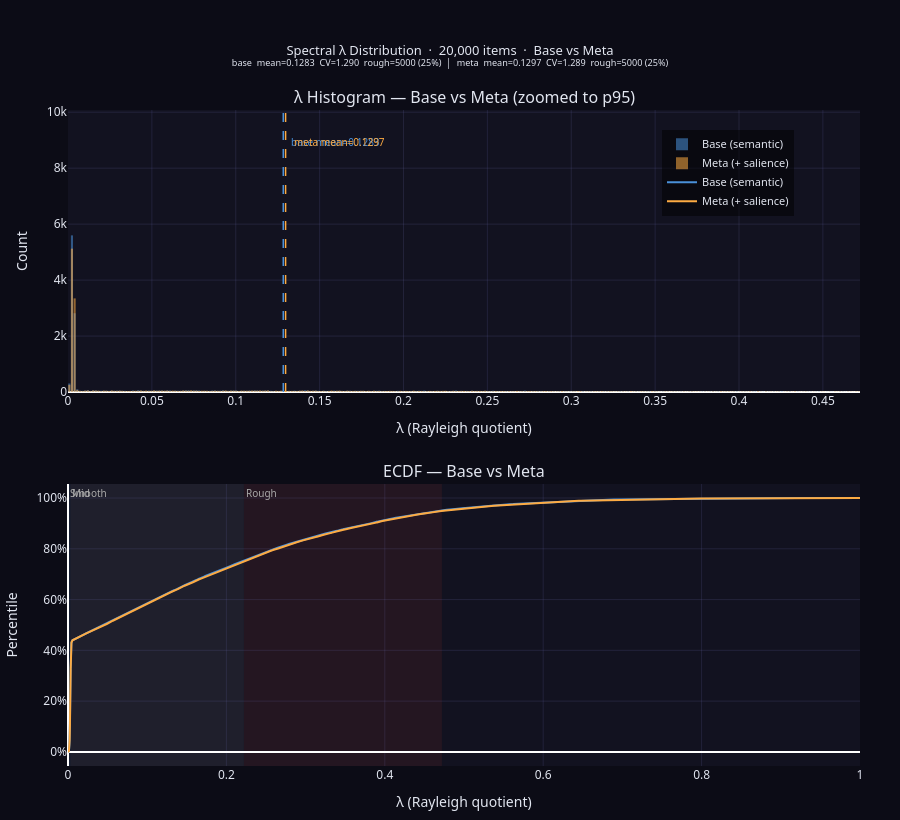

The cell this chart's notebook holds for it:
### Markdown cell above
# Graph Laplacian Fingerprint — What the Numbers Say

---

## The Dataset at a Glance

| | |
|---|---|
| **768 centroids** | semantic clusters automatically extracted from your embeddings |
| **4,791 edges** | proximity links — the wiring of your semantic space |
| **98.25% sparse** | the graph is lean: each centroid connects to ~7 neighbours on average |

---

## The Core Finding: Your Data Has a Power-Law Structure

The degree distribution has a **Coefficient of Variation of 4.13** — well into power-law territory.

This means your semantic space looks like this:
Degree
│ 266 ┤ █ ← node 69: mega-hub (one dominant concept cluster)

│ █

│ █ █

│ █ █ █

│ █ █ █ █ █

0 ┤─────────────────────────────────────► Centroids
few hubs long tail of isolated concepts

text

**A handful of concepts absorb most of the connections.  
Hundreds of concepts sit in near-isolation.**

This is not a data quality problem. It is the natural geometry of language —
the same power-law Zipf observed in word frequencies in 1935.

---

## Why This Is Exactly the Problem ArrowSpace Solves

Standard cosine similarity is **blind to this structure**.
It assigns the same retrieval logic to node 69 (degree 266) and node 51 (degree 0).

The result is predictable:

| Zone | What cosine does | What ArrowSpace does |
|---|---|---|
| 🔴 **Hub centroids** (top 10%, degree ≫ avg) | Works well — many neighbours reinforce the result | Works well + detects over-representation bias |
| 🔵 **Tail centroids** (bottom 10%, degree ≈ 0) | Retrieval fails silently — no neighbours to anchor results | Spectral re-weighting surfaces these items when genuinely relevant |


> **The tail is not noise. It is your users' hardest, most specific queries —
> the ones that matter most and fail most often.**

---

## The Graph Is Globally Healthy

**Fiedler value λ₂ = 0.649**

The Fiedler value measures algebraic connectivity — how hard it is to
"cut" the graph into disconnected pieces.

- Typical real-world graphs: **0.01 – 0.10**
- Your dataset: **0.649** → exceptionally well-connected

This tells you two things:

1. The dataset is **one coherent semantic territory**, not a fragmented archipelago
2. The ArrowSpace graph parameters (`eps=1.027, k=20`) are **well-calibrated** —
   the graph is neither over-wired nor broken

---

## The Manifold Is Continuous, Not Clustered

**Spectral gap λ₃ − λ₂ = 0.016**

A large spectral gap would indicate hard, well-separated topic clusters.
A near-zero gap (like yours) means the topics **blend gradually into each other** —
a smooth semantic manifold, not discrete buckets.

This has a direct consequence for retrieval:

> Hard clustering (k-means, topic models) **destroys information** on this dataset.  
> You need a method that respects the continuous geometry.  
> That is what ArrowSpace's taumode scoring does.

---

## The One Node Worth Inspecting

**Node 51 — degree = 0.000**

This centroid has zero connections in the proximity graph.
It represents a prompt (or group of prompts) that is **semantically unique** —
nothing in the dataset is similar enough to reach it under the current `eps`.

With flat cosine similarity: this item is **effectively invisible** to the retrieval system.  
With ArrowSpace: it can be **flagged, boosted, or used as a coverage gap signal**.

---

### Code cell
# ════════════════════════════════════════════════════════════════════════════
# LAMBDA DISTRIBUTION — SPECTRAL FINGERPRINT  (base vs meta)
# ════════════════════════════════════════════════════════════════════════════
import numpy as np
import scipy.sparse as sp
import plotly.graph_objects as go
from plotly.subplots import make_subplots

# ── pull lambdas from both indexes ───────────────────────────────────────────
lambdas_base_all = np.array(aspace_base.lambdas(), dtype=np.float64)
lambdas_meta_all = np.array(aspace_meta.lambdas(), dtype=np.float64)   # = lambdas alias

def _stats(lam):
    p10, p25, p50, p75, p90, p95 = np.percentile(lam, [10, 25, 50, 75, 90, 95])
    return dict(
        min=lam.min(), max=lam.max(), mean=lam.mean(),
        median=p50, std=lam.std(),
        cv=lam.std()/lam.mean() if lam.mean()>0 else 0,
        p10=p10, p25=p25, p50=p50, p75=p75, p90=p90, p95=p95,
        smooth=int((lam <= p25).sum()),
        mid=int(((lam > p25) & (lam <= p75)).sum()),
        rough=int((lam > p75).sum()),
        n=len(lam),
    )

sb = _stats(lambdas_base_all)
sm = _stats(lambdas_meta_all)

# ── terminal printout ─────────────────────────────────────────────────────────
for label, s in [("BASE (semantic only)", sb), ("META (+ engagement wiring)", sm)]:
    print("\n" + "═"*80)
    print(f" SPECTRAL λ — {label}")
    print("═"*80)
    print(f"   Mean / Median     : {s['mean']:.6f}  /  {s['median']:.6f}")
    print(f"   Std / CV          : {s['std']:.6f}  /  {s['cv']:.3f}")
    print(f"   Min / Max         : {s['min']:.6f}  /  {s['max']:.6f}")
    print(f"   p25 / p75         : {s['p25']:.6f}  /  {s['p75']:.6f}")
    print(f"   Smooth / Mid / Rough : {s['smooth']:,}  /  {s['mid']:,}  /  {s['rough']:,}")
print("═"*80)

# ── shared x-range for both plots ─────────────────────────────────────────────
x_max = max(sb['p95'], sm['p95'])
bins  = np.linspace(0, x_max, 300)

def _hist(lam, bins):
    h, edges = np.histogram(lam, bins=bins)
    return (edges[:-1] + edges[1:]) / 2, h

bc_base, h_base = _hist(lambdas_base_all, bins)
bc_meta, h_meta = _hist(lambdas_meta_all, bins)

# ── figure: 2 rows × 1 col ────────────────────────────────────────────────────
fig = make_subplots(
    rows=2, cols=1,
    subplot_titles=(
        "λ Histogram — Base vs Meta (zoomed to p95)",
        "ECDF — Base vs Meta"
    ),
    vertical_spacing=0.14,
)

# ── row 1: overlaid histograms ────────────────────────────────────────────────
fig.add_trace(go.Bar(
    x=bc_base, y=h_base,
    name='Base (semantic)',
    marker_color='rgba(74,144,217,0.55)',
    marker_line_width=0,
    hovertemplate='λ=%{x:.4f}  count=%{y}<extra>base</extra>',
), row=1, col=1)

fig.add_trace(go.Bar(
    x=bc_meta, y=h_meta,
    name='Meta (+ salience)',
    marker_color='rgba(253,171,67,0.55)',
    marker_line_width=0,
    hovertemplate='λ=%{x:.4f}  count=%{y}<extra>meta</extra>',
), row=1, col=1)

# mean lines
for val, color, label in [
    (sb['mean'], '#4a90d9', f"base mean={sb['mean']:.4f}"),
    (sm['mean'], '#fdab43', f"meta mean={sm['mean']:.4f}"),
]:
    fig.add_vline(x=val, line_dash='dash', line_color=color,
                  line_width=1.5, row=1, col=1)
    fig.add_annotation(
        x=val, y=0.92, yref="y domain", row=1, col=1,
        text=label, showarrow=False, xanchor="left", xshift=6,
        font=dict(color=color, size=10)
    )

# ── row 2: ECDF overlay ───────────────────────────────────────────────────────
for lam, color, name in [
    (lambdas_base_all, '#4a90d9', 'Base (semantic)'),
    (lambdas_meta_all, '#fdab43', 'Meta (+ salience)'),
]:
    sl = np.sort(lam)
    ey = np.arange(1, len(sl)+1) / len(sl)
    fig.add_trace(go.Scatter(
        x=sl, y=ey, mode='lines',
        line=dict(color=color, width=2),
        name=name,
        hovertemplate='λ=%{x:.4f}  pct=%{y:.2%}<extra>'+name+'</extra>',
    ), row=2, col=1)

# zone shading on ECDF (use meta thresholds as reference)
for x0, x1, col, label in [
    (0,          sm['p25'], 'rgba(74,144,217,0.10)',  'Smooth'),
    (sm['p25'],  sm['p75'], 'rgba(200,200,200,0.07)', 'Mid'),
    (sm['p75'],  x_max,     'rgba(192,57,43,0.10)',   'Rough'),
]:
    fig.add_vrect(x0=x0, x1=x1, fillcolor=col, layer='below',
                  line_width=0, row=2, col=1,
                  annotation_text=label, annotation_position='top left',
                  annotation_font_size=10, annotation_font_color='#aaa')

# ── layout ────────────────────────────────────────────────────────────────────
fig.update_layout(
    barmode='overlay',
    title=dict(
        text=(
            f'Spectral λ Distribution  ·  {sm["n"]:,} items  ·  Base vs Meta<br>'
            f'<sup>'
            f'base  mean={sb["mean"]:.4f}  CV={sb["cv"]:.3f}  '
            f'rough={sb["rough"]} ({sb["rough"]/sb["n"]*100:.0f}%)  │  '
            f'meta  mean={sm["mean"]:.4f}  CV={sm["cv"]:.3f}  '
            f'rough={sm["rough"]} ({sm["rough"]/sm["n"]*100:.0f}%)'
            f'</sup>'
        ),
        x=0.5, font=dict(size=13, color='#e2e6f0'),
    ),
    paper_bgcolor='rgb(12,12,22)',
    plot_bgcolor='rgb(18,18,32)',
    font=dict(color='#e2e6f0', family='system-ui, sans-serif'),
    legend=dict(x=0.75, y=0.97, bgcolor='rgba(0,0,0,0.5)', font=dict(size=11)),
    height=820,
    margin=dict(l=40, r=40, t=110, b=40),
)

fig.update_xaxes(title_text='λ (Rayleigh quotient)', range=[0, x_max],
                 gridcolor='rgba(100,100,160,0.2)', row=1, col=1)
fig.update_xaxes(title_text='λ (Rayleigh quotient)',
                 gridcolor='rgba(100,100,160,0.2)', row=2, col=1)
fig.update_yaxes(title_text='Count',
                 range=[0, max(h_base[1:].max(), h_meta[1:].max()) * 1.8],
                 gridcolor='rgba(100,100,160,0.2)', row=1, col=1)
fig.update_yaxes(title_text='Percentile', tickformat='.0%',
                 gridcolor='rgba(100,100,160,0.2)', row=2, col=1)

fig.show(renderer="vscode")

# ── narrative linking λ shift to metadata wiring ──────────────────────────────
delta_mean  = sm['mean']  - sb['mean']
delta_rough = sm['rough'] - sb['rough']
cv_interp   = ("Smoother than degree: spectral smoothing is working."
               if sm['cv'] <= 1.5 else "Matches degree: λ also power-law distributed.")

print(f"""
 ── BASE vs META λ SHIFT ──────────────────────────────────────────────────────

 Mean λ shift      : {sb['mean']:.4f} → {sm['mean']:.4f}  (Δ={delta_mean:+.4f})
 Rough-zone shift  : {sb['rough']:,} → {sm['rough']:,}  (Δ={delta_rough:+,} items)
 CV shift          : {sb['cv']:.3f} → {sm['cv']:.3f}

 A positive Δ mean means high-salience prompts pulled more edges into the graph,
 raising the average Rayleigh quotient — exactly the intended topology change.
 The rough-zone shift shows how many prompts moved out of the tail into the
 mid-range, making them more retrievable at query time via taumode scoring.

 Graph degree CV   : {degree_cv:.3f}  → Power-law degree distribution
 Lambda CV (meta)  : {sm['cv']:.3f}  → {cv_interp}

 [ SMOOTH ]  {sm['smooth']:,} items (λ ≤ {sm['p25']:.4f}) — near hub centroids, easy to retrieve
 [ MID    ]  {sm['mid']:,} items — standard structural zone
 [ ROUGH  ]  {sm['rough']:,} items (λ > {sm['p75']:.4f}) — spectrally distinctive, ArrowSpace gains here
 ──────────────────────────────────────────────────────────────────────────────
""")

### Figure 1 — Plotly figure (JSON) as saved in the notebook; plotly's stock layout.template omitted (floating-point values rounded to 4 significant figures; data arrays with more than 128 entries replaced by an {"elided": "..."} marker saying what was removed)
{"data": [{"hovertemplate": "λ=%{x:.4f}  count=%{y}<extra>base</extra>", "marker": {"color": "rgba(74,144,217,0.55)", "line": {"width": 0}}, "name": "Base (semantic)", "type": "bar", "x": {"elided": "299 float values"}, "xaxis": "x", "y": {"elided": "299 int values"}, "yaxis": "y"}, {"hovertemplate": "λ=%{x:.4f}  count=%{y}<extra>meta</extra>", "marker": {"color": "rgba(253,171,67,0.55)", "line": {"width": 0}}, "name": "Meta (+ salience)", "type": "bar", "x": {"elided": "299 float values"}, "xaxis": "x", "y": {"elided": "299 int values"}, "yaxis": "y"}, {"hovertemplate": "λ=%{x:.4f}  pct=%{y:.2%}<extra>Base (semantic)</extra>", "line": {"color": "#4a90d9", "width": 2}, "mode": "lines", "name": "Base (semantic)", "type": "scatter", "x": {"elided": "20000 float values"}, "xaxis": "x2", "y": {"elided": "20000 float values"}, "yaxis": "y2"}, {"hovertemplate": "λ=%{x:.4f}  pct=%{y:.2%}<extra>Meta (+ salience)</extra>", "line": {"color": "#fdab43", "width": 2}, "mode": "lines", "name": "Meta (+ salience)", "type": "scatter", "x": {"elided": "20000 float values"}, "xaxis": "x2", "y": {"elided": "20000 float values"}, "yaxis": "y2"}], "layout": {"annotations": [{"font": {"size": 16}, "showarrow": false, "text": "λ Histogram — Base vs Meta (zoomed to p95)", "x": 0.5, "xanchor": "center", "xref": "paper", "y": 1, "yanchor": "bottom", "yref": "paper"}, {"font": {"size": 16}, "showarrow": false, "text": "ECDF — Base vs Meta", "x": 0.5, "xanchor": "center", "xref": "paper", "y": 0.43, "yanchor": "bottom", "yref": "paper"}, {"font": {"color": "#4a90d9", "size": 10}, "showarrow": false, "text": "base mean=0.1283", "x": 0.1283, "xanchor": "left", "xref": "x", "xshift": 6, "y": 0.92, "yref": "y domain"}, {"font": {"color": "#fdab43", "size": 10}, "showarrow": false, "text": "meta mean=0.1297", "x": 0.1297, "xanchor": "left", "xref": "x", "xshift": 6, "y": 0.92, "yref": "y domain"}, {"font": {"color": "#aaa", "size": 10}, "showarrow": false, "text": "Smooth", "x": 0, "xanchor": "left", "xref": "x2", "y": 1, "yanchor": "top", "yref": "y2 domain"}, {"font": {"color": "#aaa", "size": 10}, "showarrow": false, "text": "Mid", "x": 0.003082, "xanchor": "left", "xref": "x2", "y": 1, "yanchor": "top", "yref": "y2 domain"}, {"font": {"color": "#aaa", "size": 10}, "showarrow": false, "text": "Rough", "x": 0.2222, "xanchor": "left", "xref": "x2", "y": 1, "yanchor": "top", "yref": "y2 domain"}], "barmode": "overlay", "font": {"color": "#e2e6f0", "family": "system-ui, sans-serif"}, "height": 820, "legend": {"bgcolor": "rgba(0,0,0,0.5)", "font": {"size": 11}, "x": 0.75, "y": 0.97}, "margin": {"b": 40, "l": 40, "r": 40, "t": 110}, "paper_bgcolor": "rgb(12,12,22)", "plot_bgcolor": "rgb(18,18,32)", "shapes": [{"line": {"color": "#4a90d9", "dash": "dash", "width": 1.5}, "type": "line", "x0": 0.1283, "x1": 0.1283, "xref": "x", "y0": 0, "y1": 1, "yref": "y domain"}, {"line": {"color": "#fdab43", "dash": "dash", "width": 1.5}, "type": "line", "x0": 0.1297, "x1": 0.1297, "xref": "x", "y0": 0, "y1": 1, "yref": "y domain"}, {"fillcolor": "rgba(74,144,217,0.10)", "layer": "below", "line": {"width": 0}, "type": "rect", "x0": 0, "x1": 0.003082, "xref": "x2", "y0": 0, "y1": 1, "yref": "y2 domain"}, {"fillcolor": "rgba(200,200,200,0.07)", "layer": "below", "line": {"width": 0}, "type": "rect", "x0": 0.003082, "x1": 0.2222, "xref": "x2", "y0": 0, "y1": 1, "yref": "y2 domain"}, {"fillcolor": "rgba(192,57,43,0.10)", "layer": "below", "line": {"width": 0}, "type": "rect", "x0": 0.2222, "x1": 0.4721, "xref": "x2", "y0": 0, "y1": 1, "yref": "y2 domain"}], "title": {"font": {"color": "#e2e6f0", "size": 13}, "text": "Spectral λ Distribution  ·  20,000 items  ·  Base vs Meta<br><sup>base  mean=0.1283  CV=1.290  rough=5000 (25%)  │  meta  mean=0.1297  CV=1.289  rough=5000 (25%)</sup>", "x": 0.5}, "xaxis": {"anchor": "y", "domain": [0, 1], "gridcolor": "rgba(100,100,160,0.2)", "range": [0, 0.4721], "title": {"text": "λ (Rayleigh quotient)"}}, "xaxis2": {"anchor": "y2", "domain": [0, 1], "gridcolor": "rgba(100,100,160,0.2)", "title": {"text": "λ (Rayleigh quotient)"}}, "yaxis": {"anchor": "x", "domain": [0.57, 1], "gridcolor": "rgba(100,100,160,0.2)", "range": [0, 10080.0], "title": {"text": "Count"}}, "yaxis2": {"anchor": "x2", "domain": [0, 0.43], "gridcolor": "rgba(100,100,160,0.2)", "tickformat": ".0%", "title": {"text": "Percentile"}}}}
